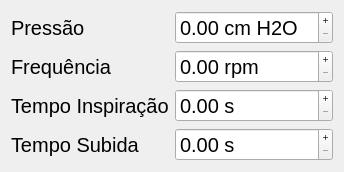
          <widget class="QWidget" name="PCV_tab">
           <attribute name="title">
            <string>PCV</string>
           </attribute>
           <layout class="QVBoxLayout" name="verticalLayout_3">
            <item>
             <layout class="QFormLayout" name="formLayout_2">
              <item row="0" column="0">
               <widget class="QLabel" name="PCV_pressure_lbl">
                <property name="font">
                 <font>
                  <pointsize>15</pointsize>
                 </font>
                </property>
                <property name="text">
                 <string>Pressão</string>
                </property>
               </widget>
              </item>
              <item row="0" column="1">
               <widget class="QDoubleSpinBox" name="PCV_pressure_dSpinBox">
                <property name="font">
                 <font>
                  <pointsize>15</pointsize>
                 </font>
                </property>
                <property name="buttonSymbols">
                 <enum>QAbstractSpinBox::PlusMinus</enum>
                </property>
                <property name="suffix">
                 <string> cm H2O</string>
                </property>
               </widget>
              </item>
              <item row="1" column="0">
               <widget class="QLabel" name="PCV_frequency_lbl">
                <property name="font">
                 <font>
                  <pointsize>15</pointsize>
                 </font>
                </property>
                <property name="text">
                 <string>Frequência</string>
                </property>
               </widget>
              </item>
              <item row="1" column="1">
               <widget class="QDoubleSpinBox" name="PCV_frequency_dSpinBox">
                <property name="font">
                 <font>
                  <pointsize>15</pointsize>
                 </font>
                </property>
                <property name="buttonSymbols">
                 <enum>QAbstractSpinBox::PlusMinus</enum>
                </property>
                <property name="suffix">
                 <string> rpm</string>
                </property>
               </widget>
              </item>
              <item row="2" column="0">
               <widget class="QLabel" name="PCV_inhale_time_lbl">
                <property name="font">
                 <font>
                  <pointsize>15</pointsize>
                 </font>
                </property>
                <property name="text">
                 <string>Tempo Inspiração</string>
                </property>
               </widget>
              </item>
              <item row="2" column="1">
               <widget class="QDoubleSpinBox" name="PCV_inhale_time_dSpinBox">
                <property name="font">
                 <font>
                  <pointsize>15</pointsize>
                 </font>
                </property>
                <property name="buttonSymbols">
                 <enum>QAbstractSpinBox::PlusMinus</enum>
                </property>
                <property name="suffix">
                 <string> s</string>
                </property>
               </widget>
              </item>
              <item row="3" column="0">
               <widget class="QLabel" name="PCV_rise_time_lbl">
                <property name="font">
                 <font>
                  <pointsize>15</pointsize>
                 </font>
                </property>
                <property name="text">
                 <string>Tempo Subida</string>
                </property>
               </widget>
              </item>
              <item row="3" column="1">
               <widget class="QDoubleSpinBox" name="PCV_rise_time_dSpinBox">
                <property name="font">
                 <font>
                  <pointsize>15</pointsize>
                 </font>
                </property>
                <property name="buttonSymbols">
                 <enum>QAbstractSpinBox::PlusMinus</enum>
                </property>
                <property name="suffix">
                 <string> s</string>
                </property>
               </widget>
              </item>
             </layout>
            </item>
           </layout>
          </widget>
